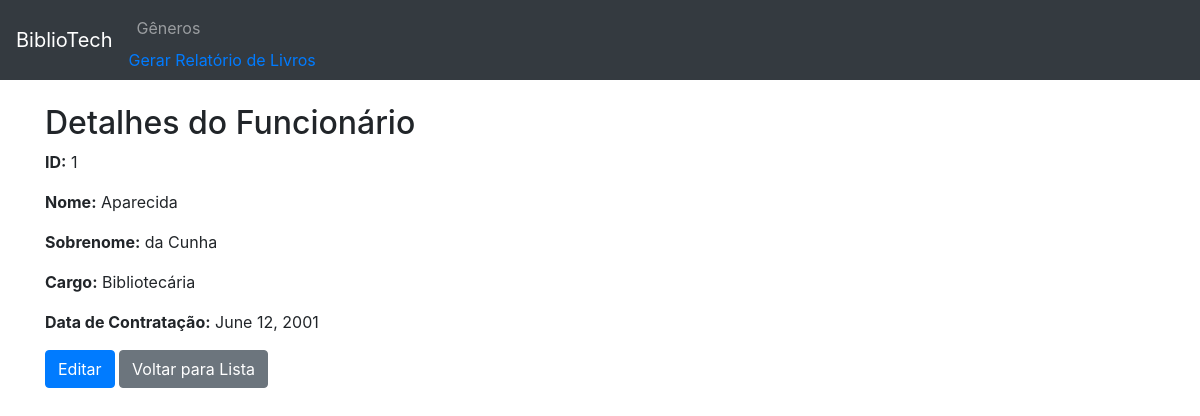
/funcionario/1/, run on the app's committed database.
### appmodelo/models.py (models this page shows, shortened)
class Funcionario(models.Model):
    nome = models.CharField(max_length=100)
    sobrenome = models.CharField(max_length=100)
    cargo = models.CharField(max_length=100)
    data_contratacao = models.DateField()

### appmodelo/views.py (the view)
# urls.py: path('funcionario/<int:pk>/', views.detalhes_funcionario, name='detalhes_funcionario'),
def detalhes_funcionario(request, pk):
    funcionario = get_object_or_404(Funcionario, pk=pk)
    return render(request, 'detalhes_funcionario.html', {'funcionario': funcionario})

### appmodelo/templates/detalhes_funcionario.html
{% extends 'base.html' %}
{% block content %}
<h2>Detalhes do Funcionário</h2>
<p><strong>ID:</strong> {{ funcionario.id }}</p>
<p><strong>Nome:</strong> {{ funcionario.nome }}</p>
<p><strong>Sobrenome:</strong> {{ funcionario.sobrenome }}</p>
<p><strong>Cargo:</strong> {{ funcionario.cargo }}</p>
<p><strong>Data de Contratação:</strong> {{ funcionario.data_contratacao }}</p>
<a href="{% url 'editar_funcionario' funcionario.id %}" class="btn btn-primary">Editar</a>
<a href="{% url 'lista_funcionarios' %}" class="btn btn-secondary">Voltar para Lista</a>
{% endblock %}

### data on the page
Funcionario: id "1", nome "Aparecida", sobrenome "da Cunha", cargo "Bibliotecária", data_contratacao "June 12, 2001"
